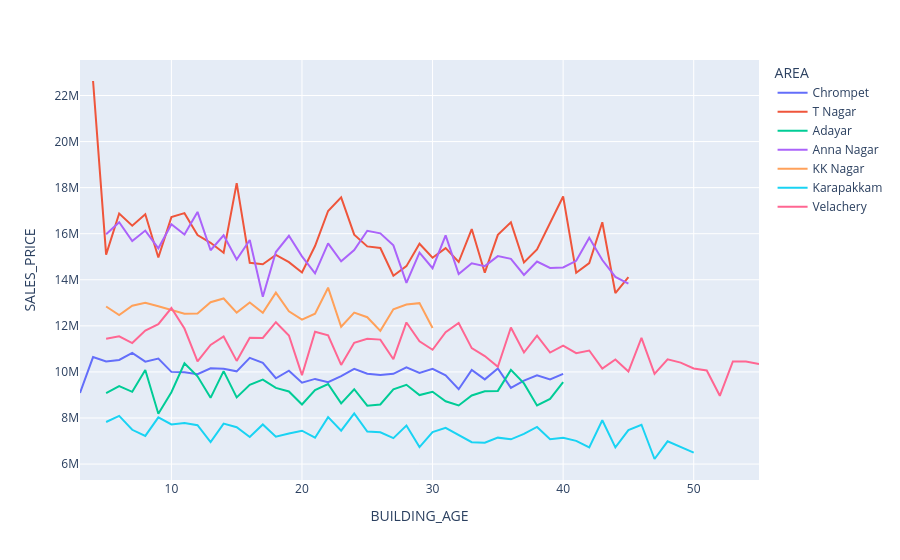

The notebook cell saved with this chart:
### Code cell
fig = px.line(df.groupby(['BUILDING_AGE','AREA'])['SALES_PRICE'].mean().reset_index(), x = 'BUILDING_AGE', y = 'SALES_PRICE', color = 'AREA')
fig.show()
